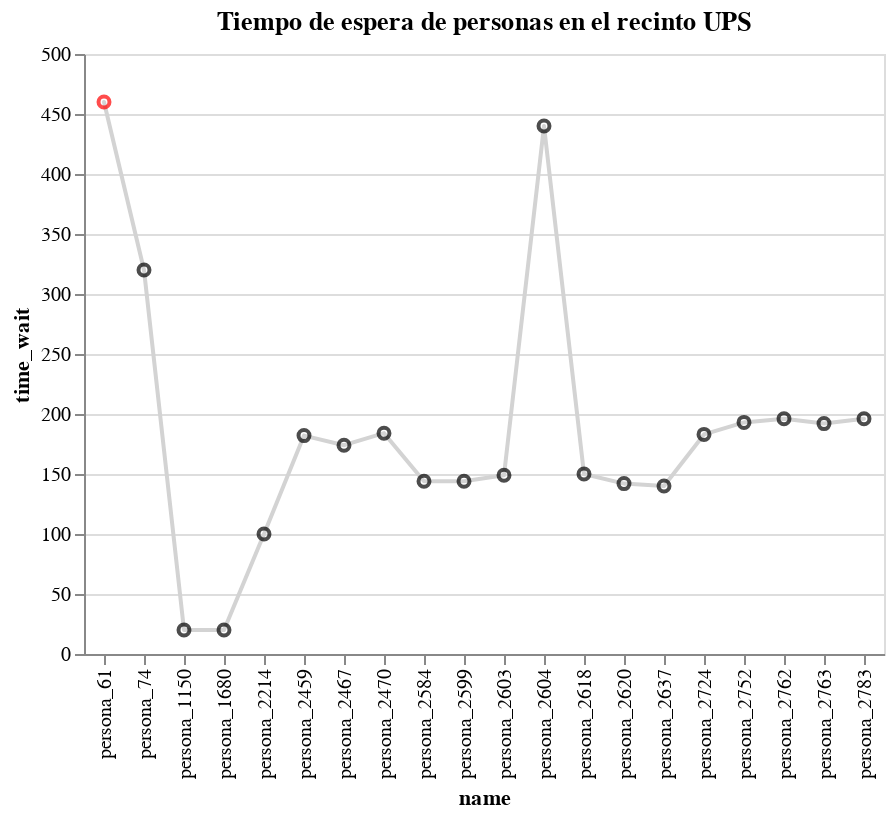

The code cell stored with this chart in its notebook:
### Code cell
data_fig = df_data_simulation[df_data_simulation['time_wait']!=0].sample(20)
fig = alt.Chart(data_fig).mark_trail(color='lightgrey').encode(
    x=alt.X('name',sort=alt.EncodingSortField(field="id", order='ascending')),
    y='time_wait'
)+alt.Chart(data_fig).mark_point().encode(
    x = alt.X('name',sort=alt.EncodingSortField(field="id", order='ascending')),
    y = 'time_wait',
    color = alt.condition(
            alt.datum.time_wait == max(data_fig['time_wait']),
            alt.value('red'),    
            alt.value('black')
            )
)
fig=fig.properties(title='Tiempo de espera de personas en el recinto UPS')
fig

### Figure 1 — Vega-Lite specification as saved in the notebook (floating-point values rounded to 4 significant figures)
{"config": {"view": {"continuousWidth": 400, "continuousHeight": 300}}, "layer": [{"mark": {"type": "trail", "color": "lightgrey"}, "encoding": {"x": {"type": "nominal", "field": "name", "sort": {"field": "id", "order": "ascending"}}, "y": {"type": "quantitative", "field": "time_wait"}}}, {"mark": "point", "encoding": {"color": {"condition": {"value": "red", "test": "(datum.time_wait === 460)"}, "value": "black"}, "x": {"type": "nominal", "field": "name", "sort": {"field": "id", "order": "ascending"}}, "y": {"type": "quantitative", "field": "time_wait"}}}], "data": {"name": "data-e869d9b5b5777f6710bed5538e52ec18"}, "title": "Tiempo de espera de personas en el recinto UPS", "$schema": "https://vega.github.io/schema/vega-lite/v4.8.1.json", "datasets": {"data-e869d9b5b5777f6710bed5538e52ec18": [{"id": 2604, "name": "persona_2604", "date": "2021-06-22T00:00:00", "time_wait": 440, "first_cite": "2021-06-26T00:00:00", "second_cite": "", "dose": 0, "time_total": 465}, {"id": 2603, "name": "persona_2603", "date": "2021-06-22T00:00:00", "time_wait": 149, "first_cite": "2021-06-27T00:00:00", "second_cite": "", "dose": 0, "time_total": 171}, {"id": 2459, "name": "persona_2459", "date": "2021-06-21T00:00:00", "time_wait": 182, "first_cite": "2021-06-26T00:00:00", "second_cite": "", "dose": 0, "time_total": 206}, {"id": 61, "name": "persona_61", "date": "2021-06-03T00:00:00", "time_wait": 460, "first_cite": "2021-06-06T00:00:00", "second_cite": "2021-06-24T00:00:00", "dose": 1, "time_total": 484}, {"id": 2214, "name": "persona_2214", "date": "2021-06-19T00:00:00", "time_wait": 100, "first_cite": "2021-06-26T00:00:00", "second_cite": "", "dose": 0, "time_total": 121}, {"id": 2762, "name": "persona_2762", "date": "2021-06-23T00:00:00", "time_wait": 196, "first_cite": "2021-06-27T00:00:00", "second_cite": "", "dose": 0, "time_total": 218}, {"id": 2637, "name": "persona_2637", "date": "2021-06-22T00:00:00", "time_wait": 140, "first_cite": "2021-06-26T00:00:00", "second_cite": "", "dose": 0, "time_total": 164}, {"id": 74, "name": "persona_74", "date": "2021-06-03T00:00:00", "time_wait": 320, "first_cite": "2021-06-08T00:00:00", "second_cite": "2021-06-24T00:00:00", "dose": 1, "time_total": 341}, {"id": 1680, "name": "persona_1680", "date": "2021-06-15T00:00:00", "time_wait": 20, "first_cite": "2021-06-29T00:00:00", "second_cite": "", "dose": 0, "time_total": 42}, {"id": 2470, "name": "persona_2470", "date": "2021-06-21T00:00:00", "time_wait": 184, "first_cite": "2021-06-26T00:00:00", "second_cite": "", "dose": 0, "time_total": 209}, {"id": 2620, "name": "persona_2620", "date": "2021-06-22T00:00:00", "time_wait": 142, "first_cite": "2021-06-25T00:00:00", "second_cite": "", "dose": 0, "time_total": 166}, {"id": 2783, "name": "persona_2783", "date": "2021-06-23T00:00:00", "time_wait": 196, "first_cite": "2021-06-28T00:00:00", "second_cite": "", "dose": 0, "time_total": 220}, {"id": 2584, "name": "persona_2584", "date": "2021-06-22T00:00:00", "time_wait": 144, "first_cite": "2021-06-26T00:00:00", "second_cite": "", "dose": 0, "time_total": 167}, {"id": 2618, "name": "persona_2618", "date": "2021-06-22T00:00:00", "time_wait": 150, "first_cite": "2021-06-26T00:00:00", "second_cite": "", "dose": 0, "time_total": 171}, {"id": 1150, "name": "persona_1150", "date": "2021-06-11T00:00:00", "time_wait": 20, "first_cite": "2021-06-28T00:00:00", "second_cite": "", "dose": 0, "time_total": 42}, {"id": 2599, "name": "persona_2599", "date": "2021-06-22T00:00:00", "time_wait": 144, "first_cite": "2021-06-26T00:00:00", "second_cite": "", "dose": 0, "time_total": 168}, {"id": 2467, "name": "persona_2467", "date": "2021-06-21T00:00:00", "time_wait": 174, "first_cite": "2021-06-26T00:00:00", "second_cite": "", "dose": 0, "time_total": 197}, {"id": 2763, "name": "persona_2763", "date": "2021-06-23T00:00:00", "time_wait": 192, "first_cite": "2021-06-26T00:00:00", "second_cite": "", "dose": 0, "time_total": 213}, {"id": 2752, "name": "persona_2752", "date": "2021-06-23T00:00:00", "time_wait": 193, "first_cite": "2021-06-25T00:00:00", "second_cite": "", "dose": 0, "time_total": 216}, {"id": 2724, "name": "persona_2724", "date": "2021-06-23T00:00:00", "time_wait": 183, "first_cite": "2021-06-27T00:00:00", "second_cite": "", "dose": 0, "time_total": 208}]}}
